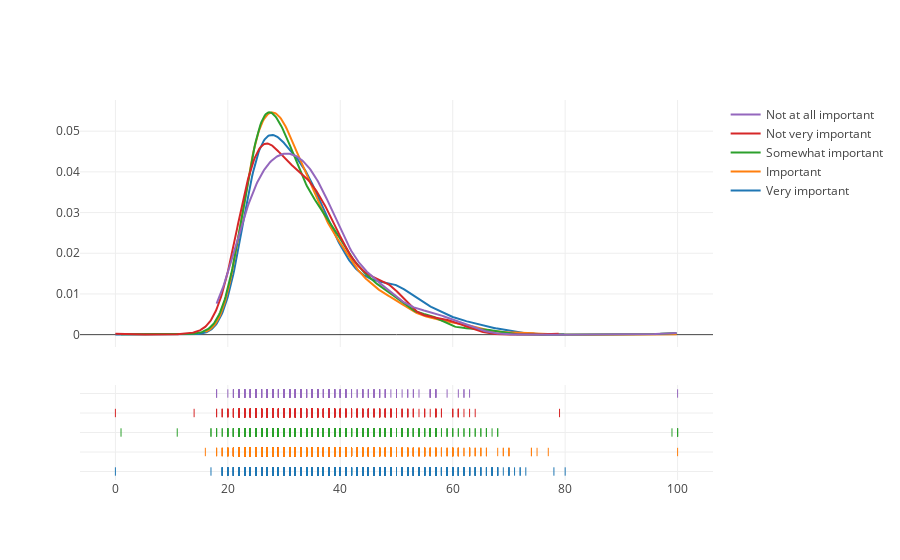

Source (notebook cell):
### Code cell
import plotly.offline as py
py.init_notebook_mode(connected=True)
import plotly.figure_factory as fig_fact

top_uni = mcq['UniversityImportance'].value_counts().head(5)
top_uni_dist = []
for uni in top_uni.index:
    top_uni_dist.append(
        mcq[(mcq['Age'].notnull()) & \
            (mcq['UniversityImportance'] == uni)]['Age'])

group_labels = top_uni.index

fig = fig_fact.create_distplot(
    top_uni_dist, group_labels, show_hist=False)
py.iplot(fig, filename='University Importance by Age')

### Figure 1 — Plotly figure (JSON) as saved in the notebook; plotly's stock layout.template omitted (floating-point values rounded to 4 significant figures; data arrays with more than 128 entries replaced by an {"elided": "..."} marker saying what was removed)
{"data": [{"legendgroup": "Very important", "marker": {"color": "rgb(31, 119, 180)"}, "mode": "lines", "name": "Very important", "showlegend": true, "type": "scatter", "uid": "8d26d748-6187-4daf-99ff-e1c4ca5c1112", "x": {"elided": "500 float values"}, "xaxis": "x", "y": {"elided": "500 float values"}, "yaxis": "y"}, {"legendgroup": "Important", "marker": {"color": "rgb(255, 127, 14)"}, "mode": "lines", "name": "Important", "showlegend": true, "type": "scatter", "uid": "646d0fb1-b4c1-4494-a22b-4fee8686bd8e", "x": {"elided": "500 float values"}, "xaxis": "x", "y": {"elided": "500 float values"}, "yaxis": "y"}, {"legendgroup": "Somewhat important", "marker": {"color": "rgb(44, 160, 44)"}, "mode": "lines", "name": "Somewhat important", "showlegend": true, "type": "scatter", "uid": "14cf1032-b7d6-43b2-b7fa-f52cb380e438", "x": {"elided": "500 float values"}, "xaxis": "x", "y": {"elided": "500 float values"}, "yaxis": "y"}, {"legendgroup": "Not very important", "marker": {"color": "rgb(214, 39, 40)"}, "mode": "lines", "name": "Not very important", "showlegend": true, "type": "scatter", "uid": "43f1b7a6-84e1-402b-8cc2-325b680c09fc", "x": {"elided": "500 float values"}, "xaxis": "x", "y": {"elided": "500 float values"}, "yaxis": "y"}, {"legendgroup": "Not at all important", "marker": {"color": "rgb(148, 103, 189)"}, "mode": "lines", "name": "Not at all important", "showlegend": true, "type": "scatter", "uid": "3418ac6f-5a1f-4d99-90e6-a9c99eb7fe25", "x": {"elided": "500 float values"}, "xaxis": "x", "y": {"elided": "500 float values"}, "yaxis": "y"}, {"legendgroup": "Very important", "marker": {"color": "rgb(31, 119, 180)", "symbol": "line-ns-open"}, "mode": "markers", "name": "Very important", "showlegend": false, "type": "scatter", "uid": "c5739214-c55a-4729-935a-9681babdfb39", "x": {"elided": "2882 int values"}, "xaxis": "x", "y": {"elided": "2882 str values"}, "yaxis": "y2"}, {"legendgroup": "Important", "marker": {"color": "rgb(255, 127, 14)", "symbol": "line-ns-open"}, "mode": "markers", "name": "Important", "showlegend": false, "type": "scatter", "uid": "2550542f-6da9-4b02-9555-243f05fd23ca", "x": {"elided": "2313 int values"}, "xaxis": "x", "y": {"elided": "2313 str values"}, "yaxis": "y2"}, {"legendgroup": "Somewhat important", "marker": {"color": "rgb(44, 160, 44)", "symbol": "line-ns-open"}, "mode": "markers", "name": "Somewhat important", "showlegend": false, "type": "scatter", "uid": "63fdaab4-4b4f-4ad4-99a9-b02eaffd1fcd", "x": {"elided": "1673 int values"}, "xaxis": "x", "y": {"elided": "1673 str values"}, "yaxis": "y2"}, {"legendgroup": "Not very important", "marker": {"color": "rgb(214, 39, 40)", "symbol": "line-ns-open"}, "mode": "markers", "name": "Not very important", "showlegend": false, "type": "scatter", "uid": "9b532b65-96e5-4e2d-ad03-ab536f642639", "x": {"elided": "766 int values"}, "xaxis": "x", "y": {"elided": "766 str values"}, "yaxis": "y2"}, {"legendgroup": "Not at all important", "marker": {"color": "rgb(148, 103, 189)", "symbol": "line-ns-open"}, "mode": "markers", "name": "Not at all important", "showlegend": false, "type": "scatter", "uid": "88868deb-636b-439c-863a-18da01e1d9b1", "x": {"elided": "310 int values"}, "xaxis": "x", "y": {"elided": "310 str values"}, "yaxis": "y2"}], "layout": {"barmode": "overlay", "hovermode": "closest", "legend": {"traceorder": "reversed"}, "xaxis": {"anchor": "y2", "domain": [0, 1], "zeroline": false}, "yaxis": {"anchor": "free", "domain": [0.35, 1], "position": 0}, "yaxis2": {"anchor": "x", "domain": [0, 0.25], "dtick": 1, "showticklabels": false}}}
